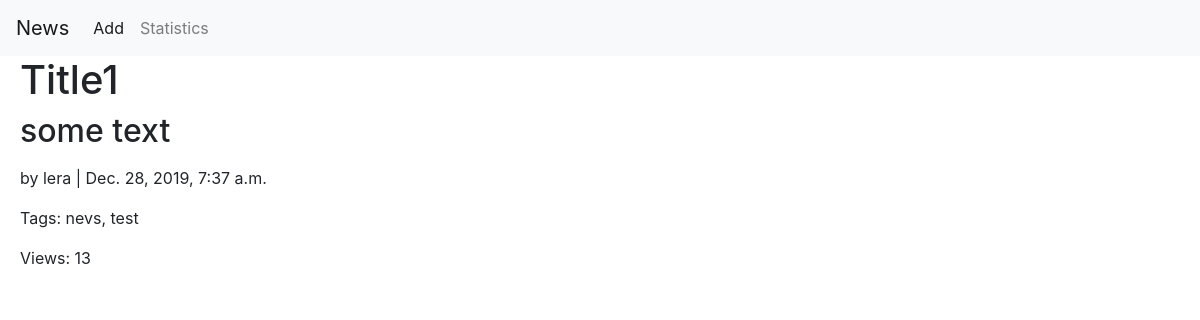
Page /news_detail/3/ on the committed database.
### pages/models.py (models this page shows, shortened)
class Post(models.Model):
    title = models.CharField(max_length=200)
    text = models.TextField(max_length=1000)
    author = models.CharField(max_length=100)
    date = models.DateTimeField(auto_now_add=True)
    tags = TaggableManager()
    views = models.IntegerField(default=0)

### pages/views.py (the view)
# urls.py: path('news_detail/<int:pk>/', get, name='news_detail'),
def get(request, pk):
    post = Post.objects.get(pk=pk)
    post.views += 1
    post.save()
    return render(request, "news_detail.html", {'post': post})

### templates/news_detail.html (shortened to what this page needs)
<!DOCTYPE html>
{% extends '_base.html' %}
{% block content %}
<div class="post-entry" style="margin-left:20px;">
    <h1>{{ post.title }}</h1>
    <h2><p>{{ post.text }}</p></h2>
    <p>by {{post.author}} | {{post.date}}</p>
    <p class="tags">Tags: {{ post.tags.all|join:", " }}</p>
    <p>Views: {{ post.views }}</p>
</div>
{% endblock content %}

### rows in the picture
Post: title "Title1", text "some text", author "lera", date "Dec. 28, 2019, 7:37 a.m.", tags.all "nevs, test", views "13"
